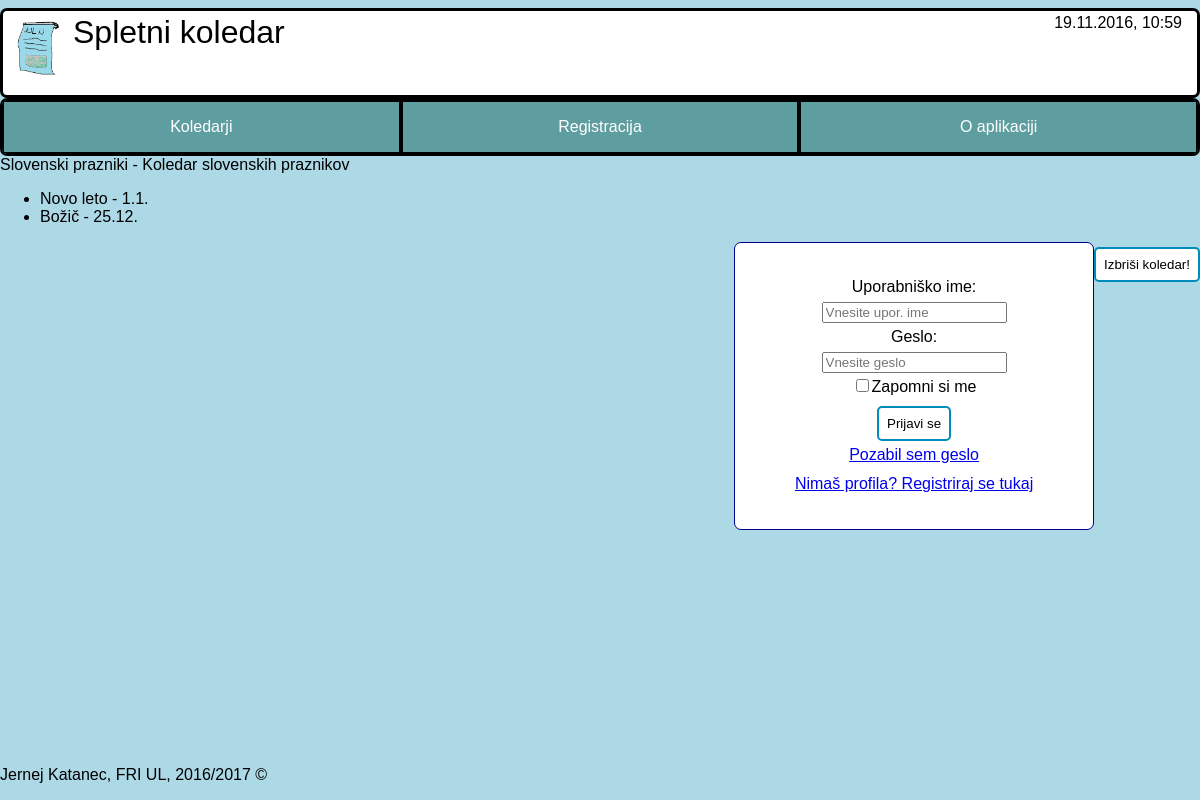
Screenshot of /koledarji/1 with the database file from the repository.
### koledarji/models.py (models this page shows, shortened)
class Calendar(models.Model):
    name = models.CharField(max_length=250)
    description = models.CharField(max_length=1000)

class Event(models.Model):
    name = models.CharField(max_length=250)
    location = models.CharField(max_length=250)
    date = models.CharField(max_length=250)
    start = models.CharField(max_length=250)
    duration = models.CharField(max_length=250)
    description = models.CharField(max_length=1000)
    calendar = models.ForeignKey(Calendar, on_delete=models.CASCADE)
    is_important = models.BooleanField(default=False)

### koledarji/views.py (the view)
# urls.py: url(r'^(?P<pk>[0-9]+)$', views.DetailView.as_view(), name='detail'),
class DetailView(generic.DetailView):
    model = Calendar
    template_name = 'koledarji/detail.html'

### koledarji/templates/koledarji/detail.html (shortened to what this page needs)
{% extends 'koledarji/base.html' %}
{% block body %}
{{ calendar.name }}
<span>-</span>
{{ calendar.description }}
<ul>
    {% for event in calendar.event_set.all %}
    <li>{{ event.name }} - {{ event.date }}.</li>
    {% endfor %}
</ul>
<div>
    <form action="{% url 'koledarji:calendar_delete' calendar.id %}" method="post">
        <label><input class="signIn" type="submit" value="Izbriši koledar!" /></label>
    </form>
</div>
{% endblock %}

### koledarji/static/koledarji/styles/style.css (style rules this page uses)
html { position: relative; min-height: 100%; }
body { background-color: lightblue; min-width:355px; max-width:1200px; margin-left:auto; margin-right:auto; }
.signIn { border-radius: 5px; margin-top:5px; background-color: white; color: black; border: 2px solid #008CBA; padding:8px; }
form label { clear:both; float:right; }

### rows the page displays
Calendar: name "Slovenski prazniki", description "Koledar slovenskih praznikov"
Event: name "Novo leto", date "1.1"
Event: name "Božič", date "25.12"
